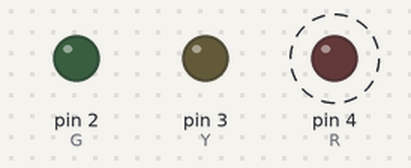
Simulated run of this sketch. Board: Arduino Uno, built with avr-gcc and run on an emulated ATmega328P. Parts: output pins drawn as LEDs (lit = HIGH). Dashed ring = blinking.

Above: at 0.1 s.
Timing chart, 0 to 3.0 s (numbered marks = the images above):
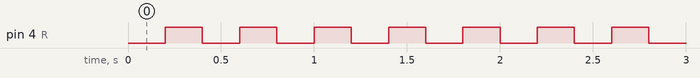

The sketch:

BlinkWithoutDelay.ino
```cpp
const int R =  4;
const int Y =  3;
const int G =  2;// the number of the LED pin

int RED = LOW;
int YELLOW = LOW;
int GREEN = LOW;   // ledState used to set the LED

unsigned long past1 = 0;
unsigned long p2 = 0;
unsigned long p3 = 0;  // will store last time LED was updated


const long interval1 = 200;
const long interval2 = 400;
const long interval3 = 600; // interval at which to blink (milliseconds)

void setup() {
  Serial.begin(9600);
  pinMode(R, OUTPUT);
  pinMode(Y, OUTPUT);
  pinMode(G, OUTPUT);
}

void loop() {

  unsigned long current = millis();

  if (current - past1 >= interval1) {

    past1 = current;

    if (RED == LOW) {
      RED = HIGH;
    } else if(RED == HIGH){
      RED = LOW;
    }

    digitalWrite(R, RED);
  }
/*
  if (c - p2 >= interval2) {

    p2 = c;

    if (YELLOW == LOW) {
      YELLOW = HIGH;
    } else {
      YELLOW = LOW;
    }

    digitalWrite(Y, YELLOW);
  }

  if (c - p3 >= interval3) {

    p3 = c;

    if (GREEN == LOW) {
      GREEN = HIGH;
    } else {
      GREEN = LOW;
    }

    digitalWrite(G, GREEN);
  }

  */
}
```

Measured:
- by itself, pin 4 (R): alternates HIGH for 0.20 s and LOW for 0.20 s
